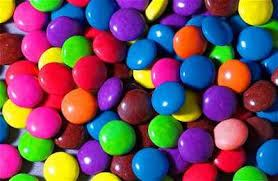
#> input picture oldsmarties.jpg, 278 x 181 px
$ python img_proc2.py
#> lines starting #> are read from the running program, lines starting #| are printed output that depends on the picture; after the words box and inside, x2 and y2 are one past the last pixel; in counts of white or black regions, pixels touching at a corner belong together
# -*- coding: utf-8 -*-
"""
Created on Fri Feb 28 12:33:41 2020

@author: Samson
"""

import cv2
import numpy as np

def nothing(x):
    pass

# Creating a track bar for identifying the boundaires

cv2.namedWindow("Tracking")
cv2.createTrackbar("lh","Tracking",0,255,nothing)
#> slider 'lh' is set to 51
cv2.createTrackbar("ls","Tracking",0,255,nothing)
#> slider 'ls' is set to 51
cv2.createTrackbar("lv","Tracking",0,255,nothing)
#> slider 'lv' is set to 51
cv2.createTrackbar("uh","Tracking",255,255,nothing)
cv2.createTrackbar("us","Tracking",255,255,nothing)
cv2.createTrackbar("uv","Tracking",255,255,nothing)


while True:
    frame=cv2.imread('oldsmarties.jpg')
#> frame is the input picture: shape (181, 278, 3); mean B, G, R 93.5, 78, 113
    #frame=cv2.resize(frame,(270,512))
    hsv=cv2.cvtColor(frame,cv2.COLOR_BGR2HSV)
#> hsv: shape (181, 278, 3); mean H, S, V 106.7, 207.7, 163.5

    l_h=cv2.getTrackbarPos("lh","Tracking")
    l_s=cv2.getTrackbarPos("ls","Tracking")
    l_v=cv2.getTrackbarPos("lv","Tracking")

    u_h=cv2.getTrackbarPos("uh","Tracking")
    u_s=cv2.getTrackbarPos("us","Tracking")
    u_v=cv2.getTrackbarPos("uv","Tracking")

    l_b=np.array([l_h,l_s,l_v])
    u_b=np.array([u_h,u_s,u_v])


    mask=cv2.inRange(hsv,l_b,u_b)
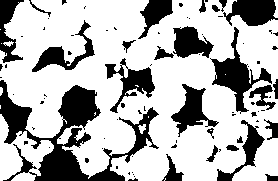
#> mask: shape (181, 278); 70.6% white; 84 black regions (59 under 20 px), largest, box (x1, y1, x2, y2) and area: (0, 80, 159, 181) 5105, (210, 27, 272, 114) 1445, (223, 0, 278, 26) 981

    res=cv2.bitwise_and(frame,frame,mask=mask)
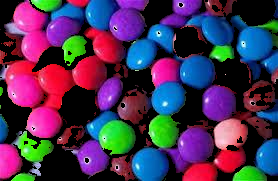
#> res: shape (181, 278, 3); mean B, G, R 84, 50.7, 74.4


    cv2.imshow('frame',frame)
    cv2.imshow('mask',mask)
    cv2.imshow('res',res)
    key=cv2.waitKey(1)
#> (key Esc is pressed here)
    if key==27:
        break

cv2.destroyAllWindows()
